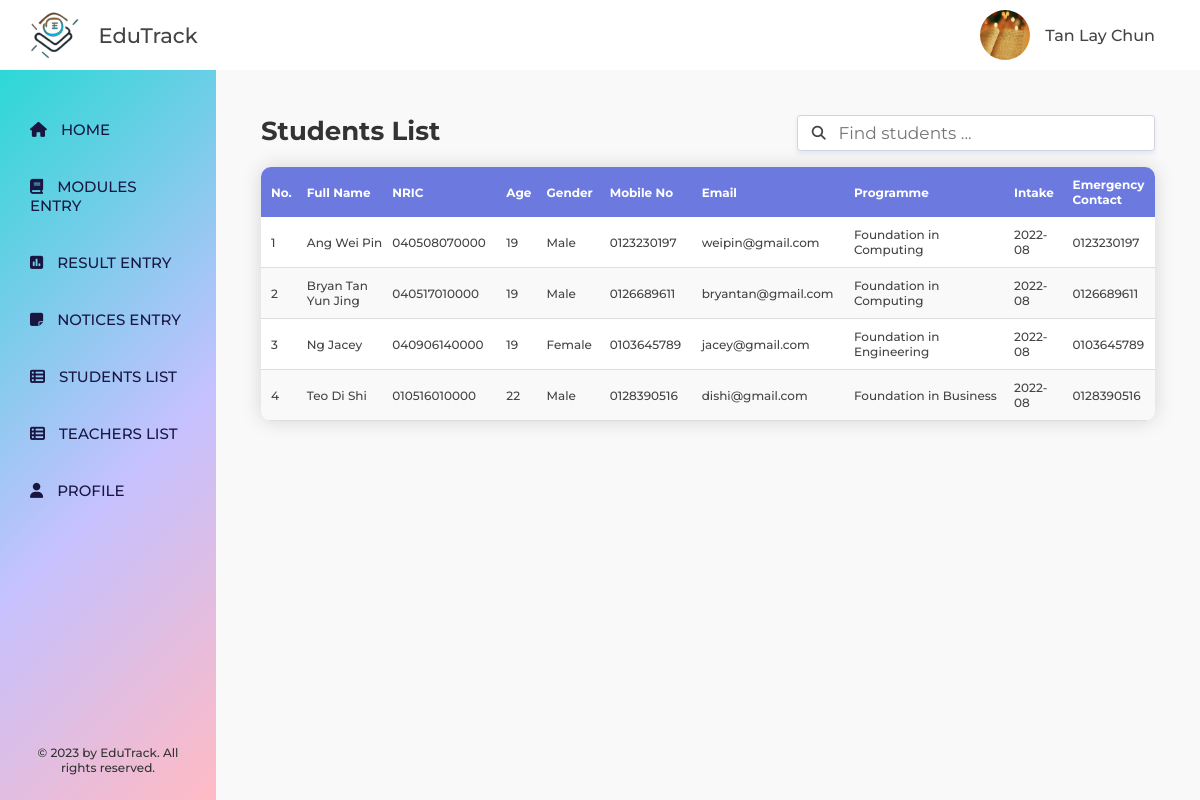
The page /teacher/studentlist_teacher.php (signed in) on the database its author committed.
### tables this page shows
CREATE TABLE `users` (
  `user_id` int(10) NOT NULL,
  `user_full_name` varchar(255) NOT NULL,
  `user_nric` varchar(12) NOT NULL,
  `user_password` varchar(255) NOT NULL,
  `user_birthday` date NOT NULL,
  `user_age` int(3) NOT NULL,
  `user_gender` varchar(10) NOT NULL,
  `user_mobile_no` varchar(20) NOT NULL,
  `user_email` varchar(255) NOT NULL,
  `user_address` varchar(255) NOT NULL,
  `user_role` varchar(10) NOT NULL,
  `user_programme` varchar(255) DEFAULT NULL,
  `user_intake` varchar(255) DEFAULT NULL,
  `user_emergency_contact` varchar(20) DEFAULT NULL
);

### teacher/studentlist_teacher.php (the view, shortened to what this page needs)
<?php include "../includes/db.php"; ?>
<!DOCTYPE html>
<html lang="en">
    <head>
        <link
            rel="stylesheet"
            href="https://cdnjs.cloudflare.com/ajax/libs/font-awesome/6.4.0/css/all.min.css"
        />
        <link rel="stylesheet" href="../css/userlist-teacher.css" />
    </head>
    <body>
        <div class="container">
            <?php include "../includes/header.php"; ?>
            <div class="dashboard">
                <?php include "../includes/teacher-sidebar.php"; ?>
                <main class="content">
                    <section class="user-list">
                        <div class="heading-search-box">
                            <h1 class="heading-primary">
                                Students List
                            </h1>
                            <div class="search-box">
                                <input type="text" name="search" id="search-input" placeholder="Find students ..." autocomplete="off" spellcheck="false">
                                <div class="search-button">
                                    <i class="fa-solid fa-magnifying-glass"></i>
                                </div>
                            </div>
                        </div>
                        <table class="users__list" id="table">
                            <thead>
                                <tr>
                                    <th style="width: 3%;">No.</th>
                                    <th style="width: 8%;">Full Name</th>
                                    <th style="width: 6%;">NRIC</th>
                                    <th style="width: 3%;">Age</th>
                                    <th style="width: 4%;">Gender</th>
                                    <th style="width: 6%;">Mobile No</th>
                                    <th style="width: 6%;">Email</th>
                                    <th style="width: 15%;">Programme</th>
                                    <th style="width: 5%;">Intake</th>
                                    <th style="width: 6%;">Emergency Contact</th>
                                </tr>
                            </thead>
                            <tbody>
                                <?php
                                $numbering = 1;
                                $query = "SELECT * FROM users WHERE user_role='student' ORDER BY user_full_name ASC";
                                $select_users_query = mysqli_query($connection, $query);
                                if (mysqli_num_rows($select_users_query) > 0) {
                                    while ($row = mysqli_fetch_assoc($select_users_query)) {
                                        $user_full_name = $row['user_full_name'];
                                        $user_nric = $row['user_nric'];
                                        $user_age = $row['user_age'];
                                        $user_gender = $row['user_gender'];
                                        $user_mobile_no = $row['user_mobile_no'];
                                        $user_email = $row['user_email'];
                                        $user_programme = $row['user_programme'];
                                        $user_intake = $row['user_intake'];
                                        $user_emergency_contact = $row['user_emergency_contact'];
                                ?>
                                <tr>
                                    <td data-cell="no."><?php echo $numbering++; ?></td>
                                    <td data-cell="full name"><?php echo $user_full_name; ?></td>
                                    <td data-cell="NRIC"><?php echo $user_nric; ?></td>
                                    <td data-cell="age"><?php echo $user_age; ?></td>
                                    <td data-cell="gender"><?php echo ucfirst($user_gender); ?></td>
                                    <td data-cell="mobile no"><?php echo $user_mobile_no; ?></td>
                                    <td data-cell="email"><?php echo $user_email; ?></td>
                                    <td data-cell="programme"><?php echo $user_programme; ?></td>
                                    <td data-cell="intake"><?php echo $user_intake; ?></td>
                                    <td data-cell="emergency contact"><?php echo $user_emergency_contact; ?></td>
                                </tr>
                                <?php
                                    }
                                } else {
                                    echo "<tr>";
                                    echo "<td colspan='10'><p style='text-align: center;'>No records found</p></td>";
                                    echo "</tr>";
                                }
                                ?>
                            </tbody>
                        </table>
                    </section>
                </main>
            </div>
        </div>
    </body>
</html>

### css/userlist-teacher.css (style rules this page uses)
.heading-primary { font-size: 2.6rem; color: #333; margin-bottom: 2rem; }
.heading-search-box { display: flex; justify-content: space-between; align-items: flex-start; }
.search-box { width: 40%; position: relative; }
.search-box #search-input { width: 100%; font-family: inherit; color: #006266; padding: 0.7rem 2rem 0.7rem 4rem; box-shadow: 0 0.3rem 0.5rem #e2e8f0; outline: none; border: 1px solid #d1d3e2; border-radius: 0.35rem; font-size: 1.7rem; }
.search-button { position: absolute; top: 50%; left: 6%; transform: translate(-50%, -50%); }
.users__list { border-collapse: collapse; font-size: 1.2rem; border-radius: 10px; overflow: hidden; box-shadow: 0 0 2rem rgba(0, 0, 0, 0.15); width: 100%; }
.users__list thead { background-color: #6c7ae0; color: #fff; text-align: left; }
.users__list, .users__list th, .users__list td { padding: 1rem 0 1rem 1rem; }
.users__list tbody tr { border-bottom: 1px solid #dddddd; }
.users__list tbody tr:nth-of-type(odd) { background-color: #fff; }
.users__list tbody tr:nth-of-type(even) { background-color: f4f7fa; }

### rows shown on the page
users: user_full_name "Ang Wei Pin", user_nric "040508070000", user_age "19", user_gender "Male", user_mobile_no "0123230197", user_email "weipin@gmail.com", user_programme "Foundation in Computing", user_intake "2022-08", user_emergency_contact "0123230197"
users: user_full_name "Bryan Tan Yun Jing", user_nric "040517010000", user_age "19", user_gender "Male", user_mobile_no "0126689611", user_email "bryantan@gmail.com", user_programme "Foundation in Computing", user_intake "2022-08", user_emergency_contact "0126689611"
users: user_full_name "Ng Jacey", user_nric "040906140000", user_age "19", user_gender "Female", user_mobile_no "0103645789", user_email "jacey@gmail.com", user_programme "Foundation in Engineering", user_intake "2022-08", user_emergency_contact "0103645789"
users: user_full_name "Teo Di Shi", user_nric "010516010000", user_age "22", user_gender "Male", user_mobile_no "0128390516", user_email "dishi@gmail.com", user_programme "Foundation in Business", user_intake "2022-08", user_emergency_contact "0128390516"

### other values the page prints
$_SESSION['user_full_name'] "Tan Lay Chun"
